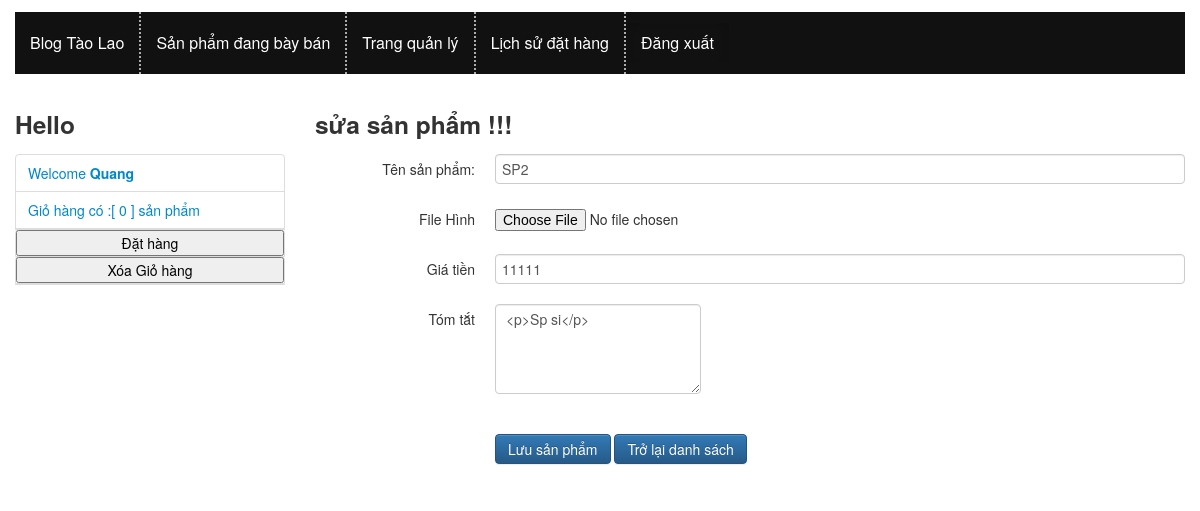
/index.php?c=product&m=edit&id=2 (signed in), run on an earlier commit of the app's database.
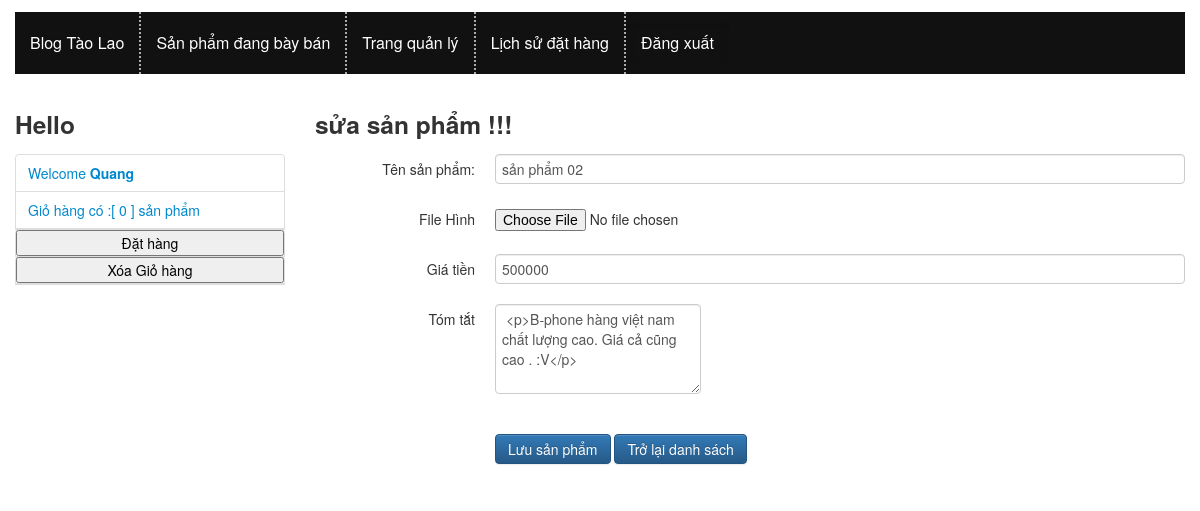
And on a later commit of the database.
### tables this page shows
CREATE TABLE IF NOT EXISTS `products` (
  `product_id` int(11) unsigned NOT NULL AUTO_INCREMENT,
  `product_name` text NOT NULL,
  `product_image` text NOT NULL,
  `product_ucontent` text NOT NULL,
  `product_price` float NOT NULL DEFAULT '0',
  PRIMARY KEY (`product_id`)
);

### includes/common.php (called while the page is built, shortened)
<?php
function render($file, $data) {
    extract($data);
    include ROOT . DS . 'views' . DS . $file;
}

### controllers/product.php (called while the page is built, shortened)
	<?php
function product_edit()
{
	$data = array();
	$Currentproduct = empty($_GET['id']) ? null : strtolower($_GET['id']);
	$data['products'] = model('product')->getOneBy($Currentproduct,'product_id');
	$data['template_file'] = 'product/edit.php';
	render('layout.php', $data);
}
	?>

### includes/db.php (called while the page is built, shortened)
<?php
function db_get_all($sql) {
    $result = mysql_query($sql);
    $data = array();
    if ($result) {
        while ($row = mysql_fetch_assoc($result)) {
            $data[] = $row;
        }
    }
    return $data;
}

### models/model.php (called while the page is built, shortened)
<?php
class Model {
    public $table = '';
    public function getOneBy($value, $field = null) {
        $sql = "SELECT * FROM `{$this->table}` WHERE `{$field}` = '" . esc($value) . "' LIMIT 1";
        $rows = db_get_all($sql);
        return isset($rows) ? $rows : false;
    }
}

### views/product/edit.php (the view, shortened to what this page needs)
<?php if($products !=null)
{
?>
<h3>sửa sản phẩm !!!</h3>
<form id="frmpost" class="form-horizontal" method="post" action="" enctype="multipart/form-data" >
  <div>
    <div class="control-group">
      <label class="control-label" for="inputName" >Tên sản phẩm: </label>
      <div class="controls">
        <input type="text" id="inputName" required placeholder="Tên sản phẩm" name="product_name" style="width:100%" value="<?php echo $products[0]['product_name']; ?>" />
      </div>
    </div>
    <div class="control-group">
      <label class="control-label" for="inputImage">File Hình </label>
      <div class="controls">
        <td> <input type="file" name="product_image" id="product_image" /> </td>
      </div>
    </div>
    <div class="control-group">
      <label class="control-label"  for="inputTag">Giá tiền </label>
      <div class="controls">
      <input type="number" required id="product_price" placeholder="Nhập số tiền" name="product_price" style="width:100%" value="<?php echo $products[0]['product_price'] ?>" />
      </div>
    </div>
    <div class="control-group">
      <label class="control-label" for="inputUcontent" >Tóm tắt</label>
      <div class="controls">
        <textarea rows="4" cols="50" name="product_ucontent" placeholder="Tóm tắt" class="ckeditor"> <?php echo $products[0]['product_ucontent'] ?> </textarea>
      </div>
    </div>
  </div>
  <br/>
  <div class="control-group" >
    <div class="controls">
      <button type="submit" class="btn btn-primary">Lưu sản phẩm</button>
      <a href="index.php?c=post&m=list; ?>" class="btn btn-primary">Trở lại danh sách</a>
    </div>
  </div>
</form>
<?php } ?>

What changed in the data, as far as the page shows it:
changed products: product_name "SP2" → "sản phẩm 02"; product_price "11111" → "500000"; product_ucontent "<p>Sp si</p>" → "<p>B-phone hàng việt nam chất lượng cao. Giá cả cũng cao . :V</p>"
